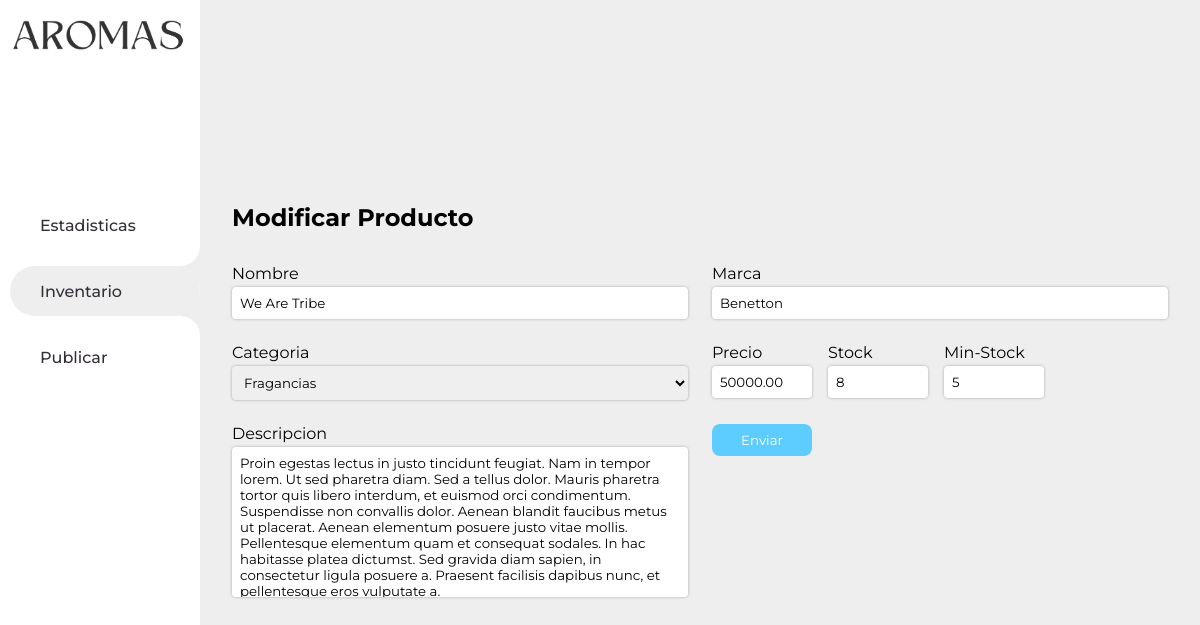
/php/admin_folder/modificar_admin.php?id=11, run on an earlier commit of the app's database.
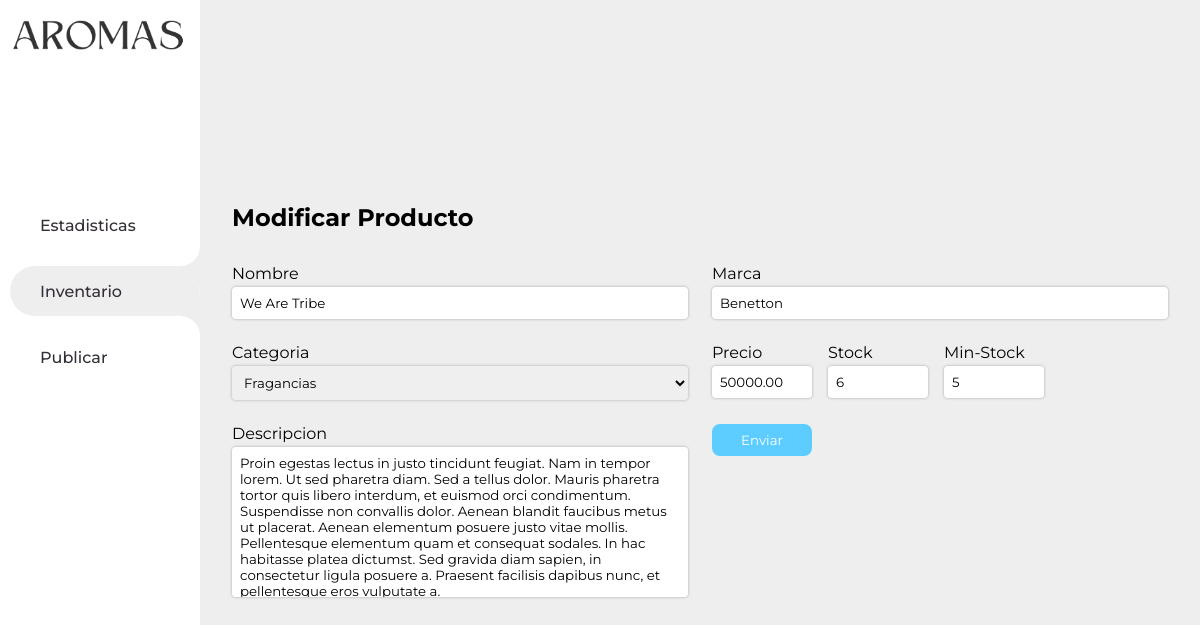
And on a later commit of the database.
### tables this page shows
CREATE TABLE `productos` (
  `id` int(11) NOT NULL,
  `nombre` varchar(40) DEFAULT NULL,
  `marca` varchar(30) NOT NULL,
  `precio` decimal(10,2) DEFAULT NULL,
  `imagen_url` varchar(255) DEFAULT NULL,
  `categoria` varchar(30) DEFAULT NULL,
  `stock` int(11) DEFAULT NULL,
  `min_stock` int(11) NOT NULL,
  `descripcion` text DEFAULT NULL,
  `fecha_agregado` timestamp NOT NULL DEFAULT current_timestamp()
);

### php/admin_folder/modificar_admin.php (the view, shortened to what this page needs)
<!DOCTYPE html>
<html lang="en">
<head>
    <link rel="stylesheet" href="../../css/admin_style/modificar_admin.css?v=<?php echo time(); ?>" />
    <link href="https://cdn.jsdelivr.net/npm/remixicon@4.3.0/fonts/remixicon.css" rel="stylesheet"/>
</head>
<body>
<aside>
    <div class="container-admin">
    <a href="../index.php" class="logo"><img src="../../media/Aromas_sf.png" alt="" width="175px"></a>
            <ul class="menu">
                <li><a href="admin.php"><span>Estadisticas</span></li>
                <li  class="active"><a href="inventario_admin.php"><span>Inventario</span></a></li>
                <li><a href="publicar_admin.php"><span>Publicar</span></a></li>
            </ul>
    </div>
</aside>
    <section class="secciones" id="modificar-section">
    <div class="publicar_todo">
        <div class="publicar_texto">
            <h2>Modificar Producto</h2>
        </div>
        <form  class="container_input" id="upload-form" action="modificar_producto.php" method="POST" enctype="multipart/form-data">
            <?php
            include '../db.php';
            $id = $_REQUEST['id'];
            $sql = "SELECT * FROM productos WHERE id = '$id'";
            $result = $conn->query($sql);
            if ($result->num_rows > 0) {
                $row = $result->fetch_assoc();
                $nombre = $row['nombre'];
                $marca = $row['marca'];
                $precio = $row['precio'];
                $stock = $row['stock'];
                $min_stock = $row['min_stock'];
                $descripcion = $row['descripcion'];
                $categoria = $row['categoria'];
            }
            ?>
            <div  class="input_label">
                <label>Nombre</label>
                <input type="text" name="nombre"  value="<?php echo $nombre; ?>">
            </div>
            <div class="input_label">
                <label>Marca</label>
                <input type="text" name="marca"  value="<?php echo $marca; ?>">
            </div>
            <div class="input_label">
                <label>Categoria</label>
                <select name="categoria" id=""  autofocus="<?php echo $categoria; ?>">
                    <option value="Fragancias" <?php if ($categoria === "Fragancias") echo 'selected'; ?>>Fragancias</option>
                </select>
            </div>
            <div class="container_input_number">
                <div class="input_label">
                    <label>Precio</label>
                    <input class="input_number" type="number" min="0" name="precio" value="<?php echo htmlspecialchars($precio,0); ?>">
                </div>
                <div class="input_label">
                    <label>Stock</label>
                    <input class="input_number" type="number" min="0" name="stock"  value="<?php echo $stock; ?>">
                </div>
                <div class="input_label">
                    <label>Min-Stock</label>
                    <input class="input_number" type="number" min="0" name="min_stock" value="<?php echo $min_stock; ?>">
                </div>
            </div>
            <div class="input_label">
                <label>Descripcion</label>
                <textarea name="descripcion"><?php echo htmlspecialchars($descripcion) ?></textarea>
            </div>
            <button id="submit-btn" type="submit">Enviar</button>
        </form>
    </div>
    </section>
</body>
</html>

What changed in the data, as far as the page shows it:
changed productos "We Are Tribe": stock "8" → "6"
